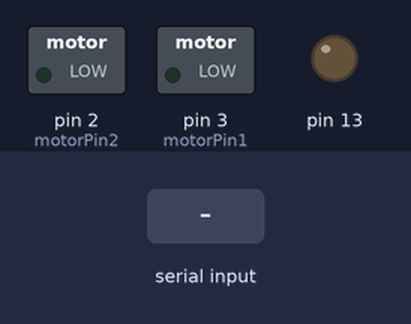
The sketch below on a simulated Arduino Uno, built with avr-gcc and run on an emulated ATmega328P. On the bench: switched loads named in the sketch (green lamp = pin HIGH), output pins drawn as LEDs (lit = HIGH). The inputs (shaded band) are chosen by the test bench.

Above: at 1.2 s.
1.3 s: byte 1 (1) received over Serial
At 1.8 s:
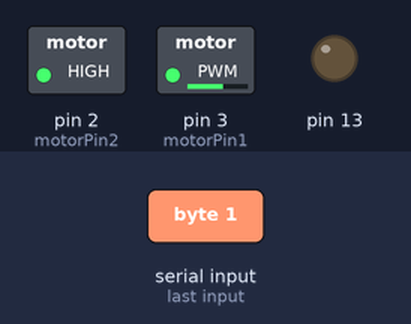
At 3.2 s:
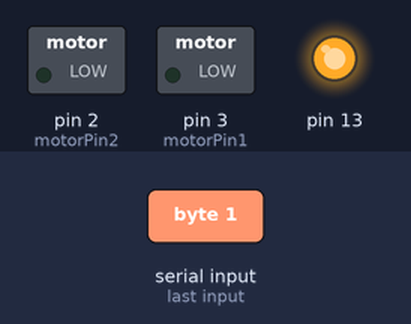
Timing chart, 0 to 4.8 s (numbered marks = the images above; inputs shaded):
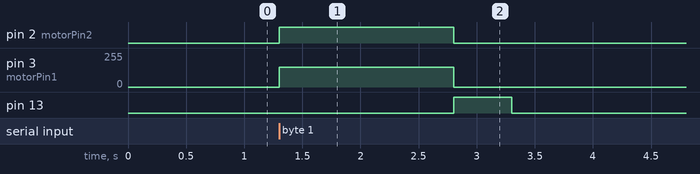

Measured:
- after the input at 1.3 s, pin 2 (motorPin2): LOW → HIGH at once, → LOW 1.5 s later; pin 3 (motorPin1): 0/255 → 150/255 at once, → 0/255 1.5 s later; pin 13: LOW → HIGH after 1.5 s, → LOW 0.50 s later

The sketch:

arduino_txrx.ino
```cpp
// Global Vars
int motorPin1 = 3;
int motorPin2 = 2;
int speed = 150;

// set up pins, particle connection, and make sure bot is off
void setup()
{
  Serial.begin(9600);      // open the serial port at 9600 bps:
  pinMode(motorPin1, OUTPUT);
  pinMode(motorPin2, OUTPUT);
  pinMode(13, OUTPUT);

  stopBot();
}

// the buzzer noise
void beep()
{
  digitalWrite(13, HIGH);
  delay(500);
  digitalWrite(13, LOW);
}

// turn on the motors
void go()
{
  analogWrite(motorPin1, speed);
  analogWrite(motorPin2, speed);
}

// stop the motors
void stopBot() {
  analogWrite(motorPin1, 0);
  analogWrite(motorPin2, 0);
}

void loop()
{
  // see if the Particle is sending data
  if (Serial.available()) {
    int dest_zone = Serial.read();
    if (dest_zone == 1) {
      go();
      delay(1500);
      stopBot();
      beep();
    }
    else if (dest_zone == 2) {
      go();
      delay(3000);
      stopBot();
      beep();
    }
    else if (dest_zone == 3) {
      go();
      delay(4500);
      stopBot();
      beep();
    }
  }
}
```
